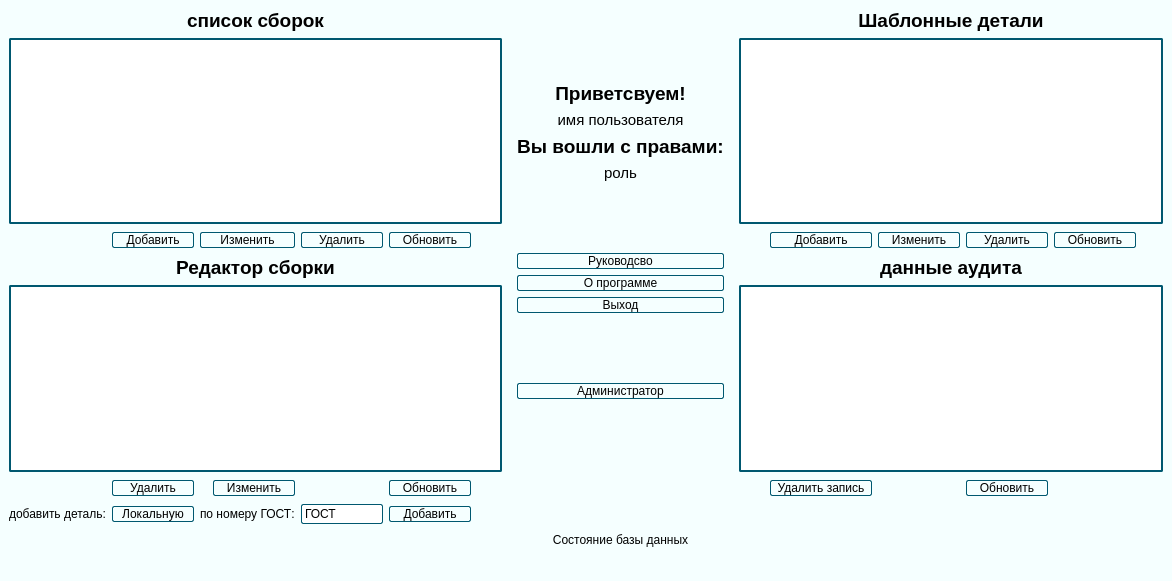
<?xml version="1.0" encoding="UTF-8"?>
<ui version="4.0">
 <class>AnotherWindow</class>
 <widget class="QMainWindow" name="AnotherWindow">
  <property name="geometry">
   <rect>
    <x>0</x>
    <y>0</y>
    <width>1172</width>
    <height>581</height>
   </rect>
  </property>
  <property name="windowTitle">
   <string>MainWindow</string>
  </property>
  <property name="styleSheet">
   <string notr="true">background-color: rgb(245, 255, 255)</string>
  </property>
  <widget class="QWidget" name="centralwidget">
   <layout class="QGridLayout" name="gridLayout">
    <item row="0" column="7" rowspan="5">
     <widget class="QFrame" name="frame">
      <layout class="QVBoxLayout" name="verticalLayout_2">
       <item>
        <spacer name="verticalSpacer_4">
         <property name="orientation">
          <enum>Qt::Vertical</enum>
         </property>
         <property name="sizeHint" stdset="0">
          <size>
           <width>20</width>
           <height>40</height>
          </size>
         </property>
        </spacer>
       </item>
       <item>
        <widget class="QLabel" name="label_9">
         <property name="text">
          <string>&lt;html&gt;&lt;head/&gt;&lt;body&gt;&lt;p align=&quot;center&quot;&gt;&lt;span style=&quot; font-size:14pt; font-weight:700;&quot;&gt;Приветсвуем!&lt;/span&gt;&lt;/p&gt;&lt;/body&gt;&lt;/html&gt;</string>
         </property>
        </widget>
       </item>
       <item>
        <widget class="QLabel" name="labelName">
         <property name="text">
          <string>&lt;html&gt;&lt;head/&gt;&lt;body&gt;&lt;p align=&quot;center&quot;&gt;&lt;span style=&quot; font-size:11pt;&quot;&gt;имя пользователя&lt;/span&gt;&lt;/p&gt;&lt;/body&gt;&lt;/html&gt;</string>
         </property>
        </widget>
       </item>
       <item>
        <widget class="QLabel" name="label_11">
         <property name="text">
          <string>&lt;html&gt;&lt;head/&gt;&lt;body&gt;&lt;p align=&quot;center&quot;&gt;&lt;span style=&quot; font-size:14pt; font-weight:700;&quot;&gt;Вы вошли с правами:&lt;/span&gt;&lt;/p&gt;&lt;/body&gt;&lt;/html&gt;</string>
         </property>
        </widget>
       </item>
       <item>
        <widget class="QLabel" name="labelRoll">
         <property name="text">
          <string>&lt;html&gt;&lt;head/&gt;&lt;body&gt;&lt;p align=&quot;center&quot;&gt;&lt;span style=&quot; font-size:11pt;&quot;&gt;роль&lt;/span&gt;&lt;/p&gt;&lt;/body&gt;&lt;/html&gt;</string>
         </property>
        </widget>
       </item>
       <item>
        <layout class="QGridLayout" name="gridLayout_3"/>
       </item>
       <item>
        <spacer name="verticalSpacer_5">
         <property name="orientation">
          <enum>Qt::Vertical</enum>
         </property>
         <property name="sizeHint" stdset="0">
          <size>
           <width>20</width>
           <height>40</height>
          </size>
         </property>
        </spacer>
       </item>
       <item>
        <widget class="QPushButton" name="fullGuild_2">
         <property name="styleSheet">
          <string notr="true">QPushButton {
     border: 1px solid #005870;
     border-radius: 2px;
     background-color: qlineargradient(x1: 0, y1: 0, x2: 0, y2: 1,
                                       stop: 0 #b8f0ff, stop: 1 #57d5f7);

     min-width: 80px;
 }

 QPushButton:pressed {
     background-color: qlineargradient(x1: 0, y1: 0, x2: 0, y2: 1,
                                       stop: 0 #005870, stop: 1 #00c8ff);
 }</string>
         </property>
         <property name="text">
          <string>Руководсво</string>
         </property>
        </widget>
       </item>
       <item>
        <widget class="QPushButton" name="fullInfo_2">
         <property name="styleSheet">
          <string notr="true">QPushButton {
     border: 1px solid #005870;
     border-radius: 2px;
     background-color: qlineargradient(x1: 0, y1: 0, x2: 0, y2: 1,
                                       stop: 0 #b8f0ff, stop: 1 #57d5f7);

     min-width: 80px;
 }

 QPushButton:pressed {
     background-color: qlineargradient(x1: 0, y1: 0, x2: 0, y2: 1,
                                       stop: 0 #005870, stop: 1 #00c8ff);
 }</string>
         </property>
         <property name="text">
          <string>О программе</string>
         </property>
        </widget>
       </item>
       <item>
        <widget class="QPushButton" name="fullExit_2">
         <property name="styleSheet">
          <string notr="true">QPushButton {
     border: 1px solid #005870;
     border-radius: 2px;
     background-color: qlineargradient(x1: 0, y1: 0, x2: 0, y2: 1,
                                       stop: 0 #b8f0ff, stop: 1 #57d5f7);

     min-width: 80px;
 }

 QPushButton:pressed {
     background-color: qlineargradient(x1: 0, y1: 0, x2: 0, y2: 1,
                                       stop: 0 #005870, stop: 1 #00c8ff);
 }</string>
         </property>
         <property name="text">
          <string>Выход</string>
         </property>
        </widget>
       </item>
       <item>
        <spacer name="verticalSpacer_6">
         <property name="orientation">
          <enum>Qt::Vertical</enum>
         </property>
         <property name="sizeHint" stdset="0">
          <size>
           <width>20</width>
           <height>40</height>
          </size>
         </property>
        </spacer>
       </item>
       <item>
        <widget class="QPushButton" name="AdminButton">
         <property name="styleSheet">
          <string notr="true">QPushButton {
     border: 1px solid #005870;
     border-radius: 2px;
     background-color: qlineargradient(x1: 0, y1: 0, x2: 0, y2: 1,
                                       stop: 0 #b8f0ff, stop: 1 #57d5f7);

     min-width: 80px;
 }

 QPushButton:pressed {
     background-color: qlineargradient(x1: 0, y1: 0, x2: 0, y2: 1,
                                       stop: 0 #005870, stop: 1 #00c8ff);
 }</string>
         </property>
         <property name="text">
          <string>Администратор</string>
         </property>
        </widget>
       </item>
       <item>
        <spacer name="verticalSpacer">
         <property name="orientation">
          <enum>Qt::Vertical</enum>
         </property>
         <property name="sizeHint" stdset="0">
          <size>
           <width>20</width>
           <height>40</height>
          </size>
         </property>
        </spacer>
       </item>
      </layout>
     </widget>
    </item>
    <item row="6" column="8" colspan="6">
     <spacer name="horizontalSpacer_14">
      <property name="orientation">
       <enum>Qt::Horizontal</enum>
      </property>
      <property name="sizeHint" stdset="0">
       <size>
        <width>40</width>
        <height>20</height>
       </size>
      </property>
     </spacer>
    </item>
    <item row="6" column="5">
     <widget class="QPushButton" name="addPartGOST">
      <property name="styleSheet">
       <string notr="true">QPushButton {
     border: 1px solid #005870;
     border-radius: 2px;
     background-color: qlineargradient(x1: 0, y1: 0, x2: 0, y2: 1,
                                       stop: 0 #b8f0ff, stop: 1 #57d5f7);

     min-width: 80px;
 }

 QPushButton:pressed {
     background-color: qlineargradient(x1: 0, y1: 0, x2: 0, y2: 1,
                                       stop: 0 #005870, stop: 1 #00c8ff);
 }</string>
      </property>
      <property name="text">
       <string>Добавить</string>
      </property>
     </widget>
    </item>
    <item row="0" column="0" colspan="7">
     <widget class="QLabel" name="label_4">
      <property name="text">
       <string>&lt;html&gt;&lt;head/&gt;&lt;body&gt;&lt;p align=&quot;center&quot;&gt;&lt;span style=&quot; font-size:14pt; font-weight:700;&quot;&gt;список сборок&lt;/span&gt;&lt;/p&gt;&lt;/body&gt;&lt;/html&gt;</string>
      </property>
     </widget>
    </item>
    <item row="6" column="6">
     <spacer name="horizontalSpacer_13">
      <property name="orientation">
       <enum>Qt::Horizontal</enum>
      </property>
      <property name="sizeHint" stdset="0">
       <size>
        <width>40</width>
        <height>20</height>
       </size>
      </property>
     </spacer>
    </item>
    <item row="3" column="0" colspan="7">
     <widget class="QLabel" name="label_3">
      <property name="text">
       <string>&lt;html&gt;&lt;head/&gt;&lt;body&gt;&lt;p align=&quot;center&quot;&gt;&lt;span style=&quot; font-size:14pt; font-weight:700;&quot;&gt;Редактор сборки&lt;/span&gt;&lt;/p&gt;&lt;/body&gt;&lt;/html&gt;</string>
      </property>
     </widget>
    </item>
    <item row="5" column="4">
     <spacer name="horizontalSpacer_15">
      <property name="orientation">
       <enum>Qt::Horizontal</enum>
      </property>
      <property name="sizeHint" stdset="0">
       <size>
        <width>40</width>
        <height>20</height>
       </size>
      </property>
     </spacer>
    </item>
    <item row="2" column="12">
     <widget class="QPushButton" name="upPart">
      <property name="styleSheet">
       <string notr="true">QPushButton {
     border: 1px solid #005870;
     border-radius: 2px;
     background-color: qlineargradient(x1: 0, y1: 0, x2: 0, y2: 1,
                                       stop: 0 #b8f0ff, stop: 1 #57d5f7);

     min-width: 80px;
 }

 QPushButton:pressed {
     background-color: qlineargradient(x1: 0, y1: 0, x2: 0, y2: 1,
                                       stop: 0 #005870, stop: 1 #00c8ff);
 }</string>
      </property>
      <property name="text">
       <string>Обновить</string>
      </property>
     </widget>
    </item>
    <item row="4" column="8" colspan="6">
     <widget class="QTableView" name="tableViewAudit">
      <property name="toolTip">
       <string>&lt;html&gt;&lt;head/&gt;&lt;body&gt;&lt;p&gt;список операций за всё время&lt;/p&gt;&lt;/body&gt;&lt;/html&gt;</string>
      </property>
      <property name="styleSheet">
       <string notr="true">QTableView {
	border: 2px solid #005870;
     border-radius: 2px;
     background-color: white;
     selection-background-color: rgb(0, 85, 255);
 }
QTableView QTableCornerButton::section {
     background: #0040ff;
     border: 2px outset #0004ff;
 }</string>
      </property>
     </widget>
    </item>
    <item row="8" column="7">
     <widget class="QLabel" name="S">
      <property name="text">
       <string>&lt;html&gt;&lt;head/&gt;&lt;body&gt;&lt;p align=&quot;center&quot;&gt;Состояние базы данных&lt;/p&gt;&lt;/body&gt;&lt;/html&gt;</string>
      </property>
     </widget>
    </item>
    <item row="8" column="8" colspan="6">
     <spacer name="horizontalSpacer_2">
      <property name="orientation">
       <enum>Qt::Horizontal</enum>
      </property>
      <property name="sizeHint" stdset="0">
       <size>
        <width>339</width>
        <height>20</height>
       </size>
      </property>
     </spacer>
    </item>
    <item row="2" column="11">
     <widget class="QPushButton" name="delPart">
      <property name="styleSheet">
       <string notr="true">QPushButton {
     border: 1px solid #005870;
     border-radius: 2px;
     background-color: qlineargradient(x1: 0, y1: 0, x2: 0, y2: 1,
                                       stop: 0 #b8f0ff, stop: 1 #57d5f7);

     min-width: 80px;
 }

 QPushButton:pressed {
     background-color: qlineargradient(x1: 0, y1: 0, x2: 0, y2: 1,
                                       stop: 0 #005870, stop: 1 #00c8ff);
 }</string>
      </property>
      <property name="text">
       <string>Удалить</string>
      </property>
     </widget>
    </item>
    <item row="1" column="0" colspan="7">
     <widget class="QTableView" name="tableViewBuilds">
      <property name="toolTip">
       <string>&lt;html&gt;&lt;head/&gt;&lt;body&gt;&lt;p&gt;список всех сборок в системе&lt;/p&gt;&lt;/body&gt;&lt;/html&gt;</string>
      </property>
      <property name="styleSheet">
       <string notr="true">QTableView {
	border: 2px solid #005870;
     border-radius: 2px;
     background-color: white;
     selection-background-color: rgb(0, 85, 255);
 }
QTableView QTableCornerButton::section {
     background: #0040ff;
     border: 2px outset #0004ff;
 }</string>
      </property>
     </widget>
    </item>
    <item row="5" column="9">
     <widget class="QPushButton" name="delAudit">
      <property name="styleSheet">
       <string notr="true">QPushButton {
     border: 1px solid #005870;
     border-radius: 2px;
     background-color: qlineargradient(x1: 0, y1: 0, x2: 0, y2: 1,
                                       stop: 0 #b8f0ff, stop: 1 #57d5f7);

     min-width: 100px;
 }

 QPushButton:pressed {
     background-color: qlineargradient(x1: 0, y1: 0, x2: 0, y2: 1,
                                       stop: 0 #005870, stop: 1 #00c8ff);
 }</string>
      </property>
      <property name="text">
       <string>Удалить запись</string>
      </property>
     </widget>
    </item>
    <item row="5" column="8">
     <spacer name="horizontalSpacer_8">
      <property name="orientation">
       <enum>Qt::Horizontal</enum>
      </property>
      <property name="sizeHint" stdset="0">
       <size>
        <width>77</width>
        <height>20</height>
       </size>
      </property>
     </spacer>
    </item>
    <item row="0" column="8" colspan="6">
     <widget class="QLabel" name="label_2">
      <property name="text">
       <string>&lt;html&gt;&lt;head/&gt;&lt;body&gt;&lt;p align=&quot;center&quot;&gt;&lt;span style=&quot; font-size:14pt; font-weight:700;&quot;&gt;Шаблонные детали&lt;/span&gt;&lt;/p&gt;&lt;/body&gt;&lt;/html&gt;</string>
      </property>
     </widget>
    </item>
    <item row="1" column="8" colspan="6">
     <widget class="QTableView" name="tableViewGOST">
      <property name="toolTip">
       <string>&lt;html&gt;&lt;head/&gt;&lt;body&gt;&lt;p&gt;список шаблонных деталей&lt;/p&gt;&lt;/body&gt;&lt;/html&gt;</string>
      </property>
      <property name="styleSheet">
       <string notr="true">QTableView {
	border: 2px solid #005870;
     border-radius: 2px;
     background-color: white;
     selection-background-color: rgb(0, 85, 255);
 }
QTableView QTableCornerButton::section {
     background: #0040ff;
     border: 2px outset #0004ff;
 }</string>
      </property>
     </widget>
    </item>
    <item row="6" column="4">
     <widget class="QLineEdit" name="lineEditGOST">
      <property name="toolTip">
       <string>&lt;html&gt;&lt;head/&gt;&lt;body&gt;&lt;p&gt;номер ГОСТ это 5 цыфр&lt;/p&gt;&lt;/body&gt;&lt;/html&gt;</string>
      </property>
      <property name="styleSheet">
       <string notr="true">border: 1px solid #005870;
     border-radius: 2px;
     padding: 1px;
     background: rgb(255, 255, 255);
     selection-background-color: rgb(0, 0, 255);</string>
      </property>
      <property name="text">
       <string>ГОСТ</string>
      </property>
     </widget>
    </item>
    <item row="2" column="8">
     <spacer name="horizontalSpacer_9">
      <property name="orientation">
       <enum>Qt::Horizontal</enum>
      </property>
      <property name="sizeHint" stdset="0">
       <size>
        <width>77</width>
        <height>20</height>
       </size>
      </property>
     </spacer>
    </item>
    <item row="5" column="3">
     <widget class="QPushButton" name="redParts">
      <property name="styleSheet">
       <string notr="true">QPushButton {
     border: 1px solid #005870;
     border-radius: 2px;
     background-color: qlineargradient(x1: 0, y1: 0, x2: 0, y2: 1,
                                       stop: 0 #b8f0ff, stop: 1 #57d5f7);

     min-width: 80px;
 }

 QPushButton:pressed {
     background-color: qlineargradient(x1: 0, y1: 0, x2: 0, y2: 1,
                                       stop: 0 #005870, stop: 1 #00c8ff);
 }</string>
      </property>
      <property name="text">
       <string>Изменить</string>
      </property>
     </widget>
    </item>
    <item row="2" column="13">
     <spacer name="horizontalSpacer_10">
      <property name="orientation">
       <enum>Qt::Horizontal</enum>
      </property>
      <property name="sizeHint" stdset="0">
       <size>
        <width>74</width>
        <height>20</height>
       </size>
      </property>
     </spacer>
    </item>
    <item row="5" column="1">
     <widget class="QPushButton" name="delParts">
      <property name="styleSheet">
       <string notr="true">QPushButton {
     border: 1px solid #005870;
     border-radius: 2px;
     background-color: qlineargradient(x1: 0, y1: 0, x2: 0, y2: 1,
                                       stop: 0 #b8f0ff, stop: 1 #57d5f7);

     min-width: 80px;
 }

 QPushButton:pressed {
     background-color: qlineargradient(x1: 0, y1: 0, x2: 0, y2: 1,
                                       stop: 0 #005870, stop: 1 #00c8ff);
 }</string>
      </property>
      <property name="text">
       <string>Удалить</string>
      </property>
     </widget>
    </item>
    <item row="2" column="2" colspan="2">
     <widget class="QPushButton" name="redBuilds">
      <property name="styleSheet">
       <string notr="true">QPushButton {
     border: 1px solid #005870;
     border-radius: 2px;
     background-color: qlineargradient(x1: 0, y1: 0, x2: 0, y2: 1,
                                       stop: 0 #b8f0ff, stop: 1 #57d5f7);

     min-width: 80px;
 }

 QPushButton:pressed {
     background-color: qlineargradient(x1: 0, y1: 0, x2: 0, y2: 1,
                                       stop: 0 #005870, stop: 1 #00c8ff);
 }</string>
      </property>
      <property name="text">
       <string>Изменить</string>
      </property>
     </widget>
    </item>
    <item row="6" column="1">
     <widget class="QPushButton" name="addPartLocal">
      <property name="styleSheet">
       <string notr="true">QPushButton {
     border: 1px solid #005870;
     border-radius: 2px;
     background-color: qlineargradient(x1: 0, y1: 0, x2: 0, y2: 1,
                                       stop: 0 #b8f0ff, stop: 1 #57d5f7);

     min-width: 80px;
 }

 QPushButton:pressed {
     background-color: qlineargradient(x1: 0, y1: 0, x2: 0, y2: 1,
                                       stop: 0 #005870, stop: 1 #00c8ff);
 }</string>
      </property>
      <property name="text">
       <string>Локальную</string>
      </property>
     </widget>
    </item>
    <item row="8" column="0" colspan="7">
     <spacer name="horizontalSpacer">
      <property name="orientation">
       <enum>Qt::Horizontal</enum>
      </property>
      <property name="sizeHint" stdset="0">
       <size>
        <width>501</width>
        <height>20</height>
       </size>
      </property>
     </spacer>
    </item>
    <item row="5" column="10">
     <spacer name="horizontalSpacer_6">
      <property name="orientation">
       <enum>Qt::Horizontal</enum>
      </property>
      <property name="sizeHint" stdset="0">
       <size>
        <width>40</width>
        <height>20</height>
       </size>
      </property>
     </spacer>
    </item>
    <item row="2" column="6">
     <spacer name="horizontalSpacer_4">
      <property name="orientation">
       <enum>Qt::Horizontal</enum>
      </property>
      <property name="sizeHint" stdset="0">
       <size>
        <width>78</width>
        <height>20</height>
       </size>
      </property>
     </spacer>
    </item>
    <item row="5" column="0">
     <spacer name="horizontalSpacer_11">
      <property name="orientation">
       <enum>Qt::Horizontal</enum>
      </property>
      <property name="sizeHint" stdset="0">
       <size>
        <width>40</width>
        <height>20</height>
       </size>
      </property>
     </spacer>
    </item>
    <item row="5" column="6">
     <spacer name="horizontalSpacer_5">
      <property name="orientation">
       <enum>Qt::Horizontal</enum>
      </property>
      <property name="sizeHint" stdset="0">
       <size>
        <width>78</width>
        <height>20</height>
       </size>
      </property>
     </spacer>
    </item>
    <item row="2" column="10">
     <widget class="QPushButton" name="redPArt">
      <property name="styleSheet">
       <string notr="true">QPushButton {
     border: 1px solid #005870;
     border-radius: 2px;
     background-color: qlineargradient(x1: 0, y1: 0, x2: 0, y2: 1,
                                       stop: 0 #b8f0ff, stop: 1 #57d5f7);

     min-width: 80px;
 }

 QPushButton:pressed {
     background-color: qlineargradient(x1: 0, y1: 0, x2: 0, y2: 1,
                                       stop: 0 #005870, stop: 1 #00c8ff);
 }</string>
      </property>
      <property name="text">
       <string>Изменить</string>
      </property>
     </widget>
    </item>
    <item row="5" column="12" colspan="2">
     <spacer name="horizontalSpacer_7">
      <property name="orientation">
       <enum>Qt::Horizontal</enum>
      </property>
      <property name="sizeHint" stdset="0">
       <size>
        <width>74</width>
        <height>20</height>
       </size>
      </property>
     </spacer>
    </item>
    <item row="2" column="5">
     <widget class="QPushButton" name="upBuilds">
      <property name="styleSheet">
       <string notr="true">QPushButton {
     border: 1px solid #005870;
     border-radius: 2px;
     background-color: qlineargradient(x1: 0, y1: 0, x2: 0, y2: 1,
                                       stop: 0 #b8f0ff, stop: 1 #57d5f7);

     min-width: 80px;
 }

 QPushButton:pressed {
     background-color: qlineargradient(x1: 0, y1: 0, x2: 0, y2: 1,
                                       stop: 0 #005870, stop: 1 #00c8ff);
 }</string>
      </property>
      <property name="text">
       <string>Обновить</string>
      </property>
     </widget>
    </item>
    <item row="6" column="0">
     <widget class="QLabel" name="label_5">
      <property name="text">
       <string>добавить деталь:</string>
      </property>
     </widget>
    </item>
    <item row="5" column="2">
     <spacer name="horizontalSpacer_12">
      <property name="orientation">
       <enum>Qt::Horizontal</enum>
      </property>
      <property name="sizeHint" stdset="0">
       <size>
        <width>40</width>
        <height>20</height>
       </size>
      </property>
     </spacer>
    </item>
    <item row="5" column="7" rowspan="2">
     <spacer name="verticalSpacer_2">
      <property name="orientation">
       <enum>Qt::Vertical</enum>
      </property>
      <property name="sizeHint" stdset="0">
       <size>
        <width>20</width>
        <height>40</height>
       </size>
      </property>
     </spacer>
    </item>
    <item row="5" column="11">
     <widget class="QPushButton" name="upAudit">
      <property name="styleSheet">
       <string notr="true">QPushButton {
     border: 1px solid #005870;
     border-radius: 2px;
     background-color: qlineargradient(x1: 0, y1: 0, x2: 0, y2: 1,
                                       stop: 0 #b8f0ff, stop: 1 #57d5f7);

     min-width: 80px;
 }

 QPushButton:pressed {
     background-color: qlineargradient(x1: 0, y1: 0, x2: 0, y2: 1,
                                       stop: 0 #005870, stop: 1 #00c8ff);
 }</string>
      </property>
      <property name="text">
       <string>Обновить</string>
      </property>
     </widget>
    </item>
    <item row="2" column="9">
     <widget class="QPushButton" name="addPart">
      <property name="styleSheet">
       <string notr="true">QPushButton {
     border: 1px solid #005870;
     border-radius: 2px;
     background-color: qlineargradient(x1: 0, y1: 0, x2: 0, y2: 1,
                                       stop: 0 #b8f0ff, stop: 1 #57d5f7);

     min-width: 80px;
 }

 QPushButton:pressed {
     background-color: qlineargradient(x1: 0, y1: 0, x2: 0, y2: 1,
                                       stop: 0 #005870, stop: 1 #00c8ff);
 }</string>
      </property>
      <property name="text">
       <string>Добавить</string>
      </property>
     </widget>
    </item>
    <item row="3" column="8" colspan="6">
     <widget class="QLabel" name="label">
      <property name="text">
       <string>&lt;html&gt;&lt;head/&gt;&lt;body&gt;&lt;p align=&quot;center&quot;&gt;&lt;span style=&quot; font-size:14pt; font-weight:700;&quot;&gt;данные аудита&lt;/span&gt;&lt;/p&gt;&lt;/body&gt;&lt;/html&gt;</string>
      </property>
     </widget>
    </item>
    <item row="5" column="5">
     <widget class="QPushButton" name="upParts">
      <property name="styleSheet">
       <string notr="true">QPushButton {
     border: 1px solid #005870;
     border-radius: 2px;
     background-color: qlineargradient(x1: 0, y1: 0, x2: 0, y2: 1,
                                       stop: 0 #b8f0ff, stop: 1 #57d5f7);

     min-width: 80px;
 }

 QPushButton:pressed {
     background-color: qlineargradient(x1: 0, y1: 0, x2: 0, y2: 1,
                                       stop: 0 #005870, stop: 1 #00c8ff);
 }</string>
      </property>
      <property name="text">
       <string>Обновить</string>
      </property>
     </widget>
    </item>
    <item row="2" column="4">
     <widget class="QPushButton" name="delBuilds">
      <property name="styleSheet">
       <string notr="true">QPushButton {
     border: 1px solid #005870;
     border-radius: 2px;
     background-color: qlineargradient(x1: 0, y1: 0, x2: 0, y2: 1,
                                       stop: 0 #b8f0ff, stop: 1 #57d5f7);

     min-width: 80px;
 }

 QPushButton:pressed {
     background-color: qlineargradient(x1: 0, y1: 0, x2: 0, y2: 1,
                                       stop: 0 #005870, stop: 1 #00c8ff);
 }</string>
      </property>
      <property name="text">
       <string>Удалить</string>
      </property>
     </widget>
    </item>
    <item row="6" column="2" colspan="2">
     <widget class="QLabel" name="label_6">
      <property name="text">
       <string>по номеру ГОСТ:</string>
      </property>
     </widget>
    </item>
    <item row="2" column="1">
     <widget class="QPushButton" name="addBuilds">
      <property name="styleSheet">
       <string notr="true">QPushButton {
     border: 1px solid #005870;
     border-radius: 2px;
     background-color: qlineargradient(x1: 0, y1: 0, x2: 0, y2: 1,
                                       stop: 0 #b8f0ff, stop: 1 #57d5f7);

     min-width: 80px;
 }

 QPushButton:pressed {
     background-color: qlineargradient(x1: 0, y1: 0, x2: 0, y2: 1,
                                       stop: 0 #005870, stop: 1 #00c8ff);
 }</string>
      </property>
      <property name="text">
       <string>Добавить</string>
      </property>
     </widget>
    </item>
    <item row="2" column="0">
     <spacer name="horizontalSpacer_3">
      <property name="orientation">
       <enum>Qt::Horizontal</enum>
      </property>
      <property name="sizeHint" stdset="0">
       <size>
        <width>90</width>
        <height>20</height>
       </size>
      </property>
     </spacer>
    </item>
    <item row="4" column="0" colspan="7">
     <widget class="QTableView" name="tableViewParts">
      <property name="toolTip">
       <string>&lt;html&gt;&lt;head/&gt;&lt;body&gt;&lt;p&gt;редактор выбранной сборки&lt;/p&gt;&lt;/body&gt;&lt;/html&gt;</string>
      </property>
      <property name="styleSheet">
       <string notr="true">QTableView {
	border: 2px solid #005870;
     border-radius: 2px;
     background-color: white;
     selection-background-color: rgb(0, 85, 255);
 }
QTableView QTableCornerButton::section {
     background: #0040ff;
     border: 2px outset #0004ff;
 }</string>
      </property>
     </widget>
    </item>
   </layout>
   <zorder>frame</zorder>
   <zorder>label_4</zorder>
   <zorder>label_2</zorder>
   <zorder>tableViewBuilds</zorder>
   <zorder>tableViewGOST</zorder>
   <zorder>addBuilds</zorder>
   <zorder>redBuilds</zorder>
   <zorder>upBuilds</zorder>
   <zorder>addPart</zorder>
   <zorder>redPArt</zorder>
   <zorder>delPart</zorder>
   <zorder>upPart</zorder>
   <zorder>label_3</zorder>
   <zorder>label</zorder>
   <zorder>tableViewParts</zorder>
   <zorder>tableViewAudit</zorder>
   <zorder>upParts</zorder>
   <zorder>delAudit</zorder>
   <zorder>S</zorder>
   <zorder>delBuilds</zorder>
   <zorder>upAudit</zorder>
   <zorder>horizontalSpacer_6</zorder>
   <zorder>horizontalSpacer_13</zorder>
   <zorder>horizontalSpacer_14</zorder>
   <zorder>verticalSpacer_2</zorder>
   <zorder>horizontalSpacer_11</zorder>
   <zorder>label_5</zorder>
   <zorder>addPartLocal</zorder>
   <zorder>delParts</zorder>
   <zorder>redParts</zorder>
   <zorder>horizontalSpacer_12</zorder>
   <zorder>horizontalSpacer_15</zorder>
   <zorder>label_6</zorder>
   <zorder>lineEditGOST</zorder>
   <zorder>addPartGOST</zorder>
  </widget>
  <widget class="QMenuBar" name="menubar">
   <property name="geometry">
    <rect>
     <x>0</x>
     <y>0</y>
     <width>1172</width>
     <height>22</height>
    </rect>
   </property>
  </widget>
  <widget class="QStatusBar" name="statusbar"/>
 </widget>
 <resources/>
 <connections/>
</ui>
